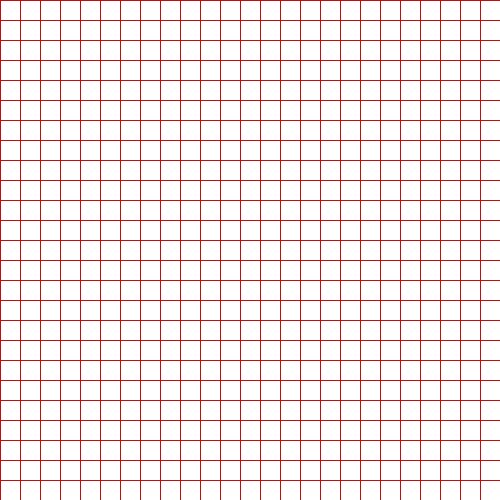
Frame 1 (no input)
Frame 60 (the mouse pressed at the canvas centre just before this capture): identical to frame 1, image omitted
Frame 120 (the mouse held since frame 60 and released just before this capture): identical to frame 1, image omitted

The Processing sketch that drew this single still picture (run headless with seeded random() and noise(); from frame 60 on, the mouse is pressed at the canvas centre):

// Processing sketch: mesh_rectangle
// ── mesh_rectangle.pde
int scl = 20;
int rows, cols;

void setup(){
  size(500, 500);
  rows = width / scl;
  cols = height / scl;
}

void draw() {
  background(0);
  stroke(200, 10, 10);
  for (int j = 0; j < rows; j++) {
    for (int i = 0; i < cols; i++) {
      rect(i * scl, j * scl, scl, scl);
    }
  }
}
